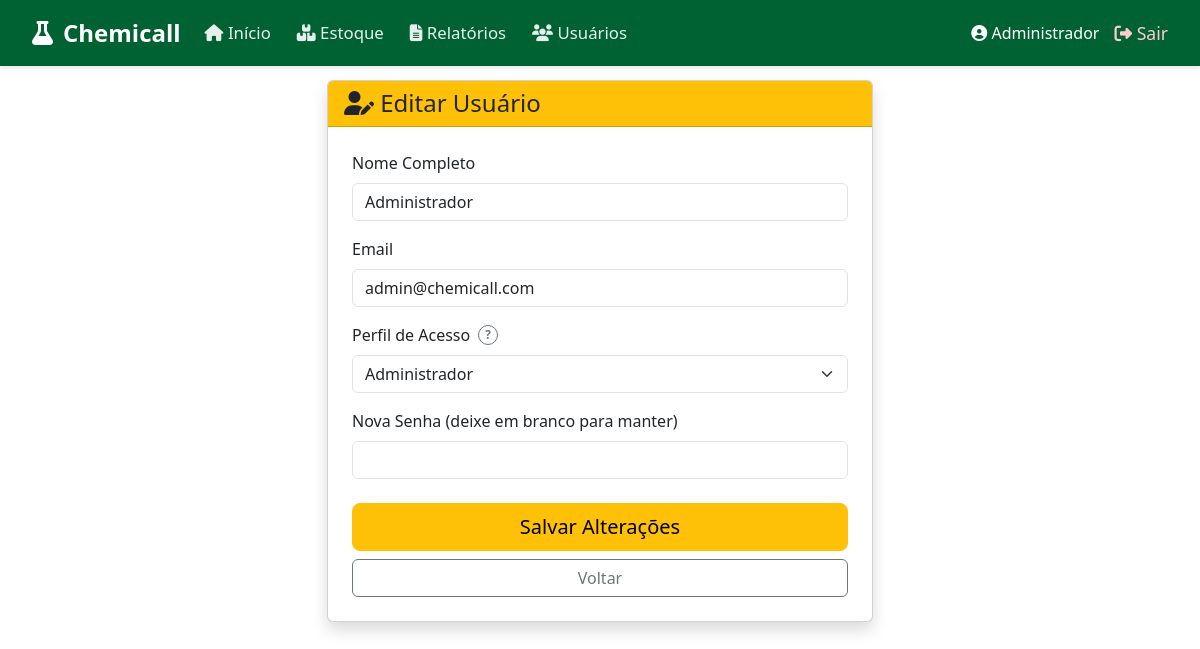
/src/telas/usuarios/editar.php?id=1 (signed in), run on the app's committed database.
### tables this page shows
CREATE TABLE funcionario (
    cod_funcionario INT AUTO_INCREMENT PRIMARY KEY,
    senha VARCHAR(255) NOT NULL,
    nome VARCHAR(100) NOT NULL,
    email VARCHAR(255) NOT NULL UNIQUE,
    tipo VARCHAR(20) DEFAULT 'user',
    acesso_controlados TINYINT(1) NOT NULL DEFAULT 0
);

### src/controllers/FuncionarioController.php (called while the page is built, shortened)
<?php
class FuncionarioController {
    private $conn;
    public function __construct($db) {
        $this->conn = $db;
    }
    public function buscarPorId($id) {
        try {
            $stmt = $this->conn->prepare("SELECT * FROM funcionario WHERE cod_funcionario = :id");
            $stmt->execute([':id' => $id]);
            return $stmt->fetch(PDO::FETCH_ASSOC);
        } catch (PDOException $e) {
            return false;
        }
    }
}
?>

### src/telas/usuarios/editar.php (the view, shortened to what this page needs)
<?php
require_once __DIR__ . '/../../controllers/AuthController.php';
require_once __DIR__ . '/../../controllers/FuncionarioController.php';
require_once __DIR__ . '/../../db/db_connection.php';
$controller = new FuncionarioController($conn);
$id = $_GET['id'] ?? null;
$usuario = null;
if ($id) {
    $usuario = $controller->buscarPorId($id);
} else {
    header('Location: index.php');
    exit();
}
?>
<!DOCTYPE html>
<html lang="pt-br">
<head>
    <link href="https://cdn.jsdelivr.net/npm/bootstrap@5.3.3/dist/css/bootstrap.min.css" rel="stylesheet">
    <link rel="stylesheet" href="https://cdnjs.cloudflare.com/ajax/libs/font-awesome/6.5.2/css/all.min.css">
</head>
<body>
    <?php include '../../componentes/header.php'; ?>
    <div class="container mt-5">
        <div class="row justify-content-center">
            <div class="col-md-8 col-lg-6">
                <div class="card shadow">
                    <div class="card-header bg-warning text-dark">
                        <h4 class="mb-0"><i class="fas fa-user-edit"></i> Editar Usuário</h4>
                    </div>
                    <div class="card-body p-4">
                        <form method="POST">
                            <div class="mb-3">
                                <label for="nome" class="form-label">Nome Completo</label>
                                <input type="text" class="form-control" id="nome" name="nome" required value="<?php echo htmlspecialchars($usuario['nome']); ?>">
                            </div>
                            <div class="mb-3">
                                <label for="email" class="form-label">Email</label>
                                <input type="email" class="form-control" id="email" name="email" required value="<?php echo htmlspecialchars($usuario['email']); ?>">
                            </div>
                            <div class="mb-3">
                                <label for="tipo" class="form-label d-flex align-items-center">
                                    Perfil de Acesso
                                    <button type="button" class="btn btn-sm btn-outline-secondary rounded-circle ms-2" data-bs-toggle="popover" data-bs-placement="right" data-bs-html="true" data-bs-title="Níveis de Permissão" data-bs-content="<strong>Administrador:</strong> Acesso total ao sistema, gerenciar usuários, gerenciar estoque e emitir relatórios.<br><br><strong>Gestor:</strong> Permissão para modificar o estoque (criar, editar, excluir produtos) e emitir relatórios.<br><br><strong>Usuário:</strong> Apenas visualizar o estoque e realizar retiradas (acesso a produtos controlados é opcional)." style="width: 20px; height: 20px; padding: 0; font-size: 0.75rem; line-height: 1; display: inline-flex; align-items: center; justify-content: center; font-weight: bold;">?</button>
                                </label>
                                <select class="form-select" id="tipo" name="tipo" required>
                                    <option value="admin" <?php echo $usuario['tipo'] === 'admin' ? 'selected' : ''; ?>>Administrador</option>
                                </select>
                            </div>
                            <div class="mb-4">
                                <label for="senha" class="form-label">Nova Senha (deixe em branco para manter)</label>
                                <input type="password" class="form-control" id="senha" name="senha">
                            </div>
                            <div class="d-grid gap-2">
                                <button type="submit" class="btn btn-warning btn-lg">Salvar Alterações</button>
                                <a href="index.php" class="btn btn-outline-secondary">Voltar</a>
                            </div>
                        </form>
                    </div>
                </div>
            </div>
        </div>
    </div>
</body>
</html>

### data on the page
funcionario: nome "Administrador", email "admin@chemicall.com", tipo "Administrador"

### other printed values
$_SESSION['user_name'] "Administrador"
